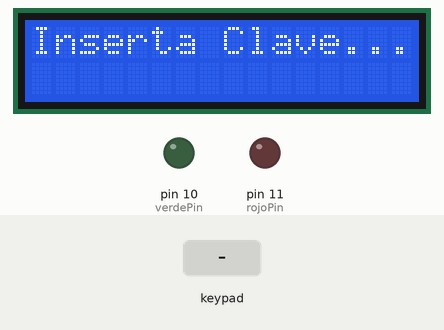
Bench run of a sketch on a simulated Arduino Uno, built with avr-gcc and run on an emulated ATmega328P. Parts: 16×2 character LCD, output pins drawn as LEDs (lit = HIGH). Inputs (shaded band) come from the test bench.

Above: at 2.2 s.
2.3 s: keypad keys 1 3 9 7 pressed 0.4 s apart
At 3.9 s:
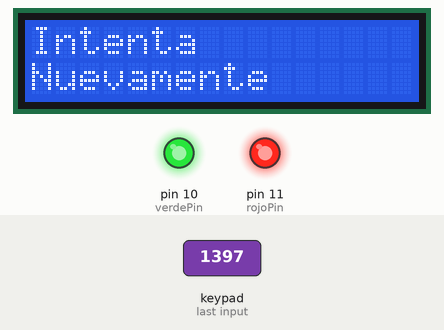
At 5.3 s:
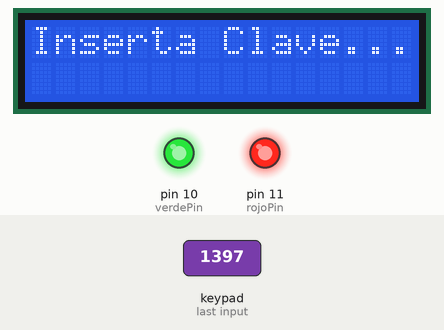
6.0 s: keypad keys A B 4 3 pressed 0.4 s apart
At 7.8 s:
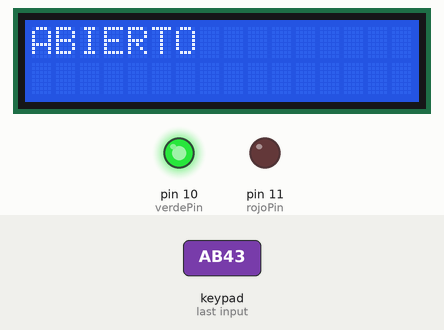
Timing chart, 0 to 9.3 s (numbered marks = the images above; inputs shaded):
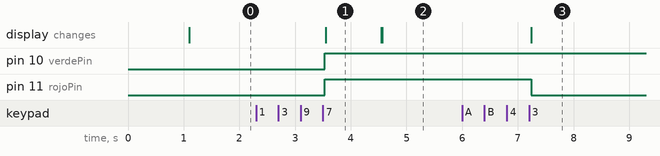

Measured:
- after the input at 2.3 s, pin 10 (verdePin), pin 11 (rojoPin): LOW → HIGH after 1.2 s; the display: changes after 1.2 s (image 1)
- after the input at 6.0 s, pin 11 (rojoPin): HIGH → LOW after 1.2 s; the display: changes after 1.2 s (image 3)
- what the display in image 1 shows lasts 1.0 s, from 3.5 s to 4.5 s

The sketch:

Modulo_Membrana_Led_RGB.ino
```cpp
/* Derechos de autor © UNIT Electronics
  Fecha de revisión: 01/07/24*/

/********************************
El sensor DHT detectara temperatura y humedad ambiental, los datos directamente se presentaran en
la pantalla LCD 16X2. Librería del teclado Keypad y para el display LCD
**************************/
#include <Keypad.h>
#include <LiquidCrystal_I2C.h>

int rojoPin = 11;       // Pin 11 RGB Rojo
int verdePin = 10;      //Pin 10 RGB Verde

LiquidCrystal_I2C lcd(0x27, 16, 2);     //Objeto lcd  dirección  0x27 y 16 columnas x 2 filas

//Declaración de variables para el control de Filas y Columnas de la matriz del teclado
const byte F = 4;
const byte C = 4;
//Declaración de valor de cada posición de la matriz 4x4
char keys [F][C] = {
  {'1', '2', '3', 'A'},
  {'4', '5', '6', 'B'},
  {'7', '8', '9', 'C'},
  {'*', '0', '#', 'D'}
};

//Declaración de que conexión se realizó entre la tarjeta UNO R3 y la matriz 4x4
byte pinesFilas[F] {9, 8, 7, 6};
byte pinesColumnas[C] {5, 4, 3, 2};

//teclado tendrá toda la información de pines y valores de la matriz 4X4
Keypad teclado = Keypad (makeKeymap(keys), pinesFilas, pinesColumnas, F, C);

//Variables para
char TECLA;
char CONTROL[5];

//Variable que contara qué número de teclas fue presionado
byte INDICE = 0;

void setup() {
  pinMode(rojoPin, OUTPUT);            //Pin de salida 11
  pinMode(verdePin, OUTPUT);           //Pin de salida 10
  lcd.init();
  lcd.backlight();                      //Encender la luz de fondo.
  lcd.print("Abre y Cierra");           // Escribimos el Mensaje en el LCD.
  delay(1000);
  lcd.clear();                          //limpiamos la pantalla para agregar nuevo mensaje
}

void loop() {
  TECLA = teclado.getKey();             //dígitos que se presionen en el teclado, serán guardados en la variable TECLADO
  if (TECLA) {                          //Dependiendo la cantidad de Teclas presionadas se realizará un //conteo
    CONTROL[INDICE] = TECLA;            //que ayudará a limitar los caracteres requeridos
    INDICE++;                           //incremento de ese índice dependiendo las teclas presionadas
  }

  lcd.setCursor(0, 0);                 //colocamos el cursor en la posición columna, fila (0,0)
  lcd.print("Inserta Clave...");       //se visualiza el texto

  if (INDICE == 4) {                   //Si el índice anteriormente incrementado llega a 4...
    lcd.clear();                       //limpia pantalla LCD
    if (!strcmp(CONTROL, "AB43")) {    //Si la combinación es AB43
      lcd.clear();
      setColor(0, 255, 0);             //El LED RGB Brillará en color Verde
      lcd.setCursor(0, 0);
      lcd.print("ABIERTO");
      delay(5000);                     //Instrucción que durará 1s (1000ms)
      Serial.println("VERDE");

    } else if (!strcmp(CONTROL, "C134")) {   //Si la combinación es C134
      lcd.clear();
      setColor(255, 0, 0);                  //Brillará en color Rojo
      lcd.setCursor(0, 0);
      lcd.print("CERRADO");
      delay(5000);                          //Instrucción que durará 1s (1000ms)
      Serial.println("ROJO");
    }
    else {                                  //Para todas las demás combinaciones de teclado
      lcd.clear();
      setColor(255, 255, 0);
      lcd.setCursor(0, 0);
      lcd.print("Intenta");                 //pedirá que de nuevo se ingrese el código
      lcd.setCursor(0, 1);
      lcd.print("Nuevamente");
      delay(1000);                          //Instrucción que durará 1s (1000ms)
      INDICE = 0;                           //el indice se reiniciara
      lcd.clear();
    }
  }
}

//funcion para poder cambiar de color el led RGB dependiendo la combinación de dígitos en el teclado
void setColor(int rojoValue, int verdeValue, int azulValue) {
  analogWrite(rojoPin, rojoValue);
  analogWrite(verdePin, verdeValue);
}
```
